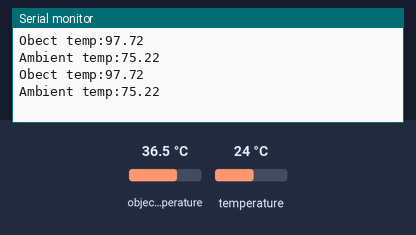
Simulated run of this sketch. Board: Arduino Uno, built with avr-gcc and run on an emulated ATmega328P. On the bench: the last lines printed to the serial monitor. The inputs (shaded band) are chosen by the test bench; at power-on: object temperature 36.5 °C, temperature 24 °C.

Above: at 1.8 s.
1.9 s: object temperature set to 20 °C
At 2.6 s:
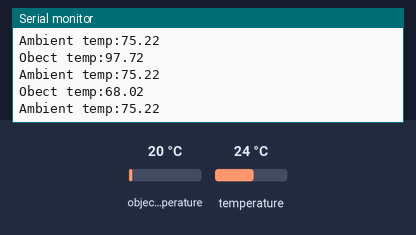
3.4 s: temperature set to 12 °C
At 4.4 s:
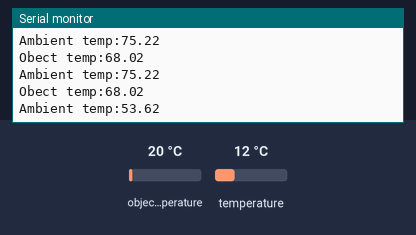
4.9 s: object temperature set to 26 °C
At 5.8 s:
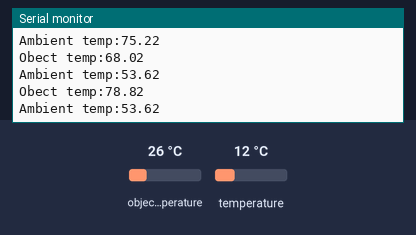
Timing chart, 0 to 7.9 s (numbered marks = the images above; inputs shaded):
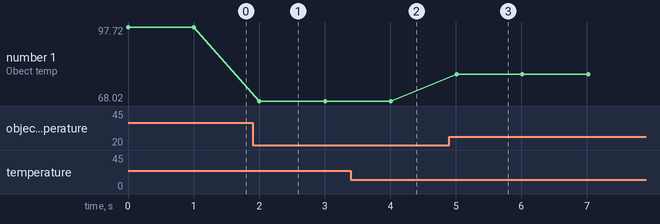

The sketch:

mlx_test.ino
```cpp
//----include necessary libraries--------
//IR sensor library
#include <Adafruit_MLX90614.h>

//I2C library
#include <Wire.h>

Adafruit_MLX90614 ir_sensor = Adafruit_MLX90614();             // initialize ir sensor object
//-----------------------------------------

//setup
void setup()
{
  ir_sensor.begin();
  Serial.begin(9600);
}

//code that run in loop
void loop()
{
  Serial.print("Obect temp:");
  Serial.println(ir_sensor.readObjectTempF());

  Serial.print("Ambient temp:");
  Serial.println(ir_sensor.readAmbientTempF());
  delay(1000);
}
```

Measured:
- after the input at 1.9 s, the serial monitor: prints a new line after 0.11 s (image 1)
- after the input at 3.4 s, the serial monitor: prints a new line after 0.63 s (image 2)
- after the input at 4.9 s, the serial monitor: prints a new line after 0.11 s (image 3)
- plotted number 1: 97.72 → 68.02 after the input at 1.9 s, 68.02 → 78.82 after the input at 4.9 s
